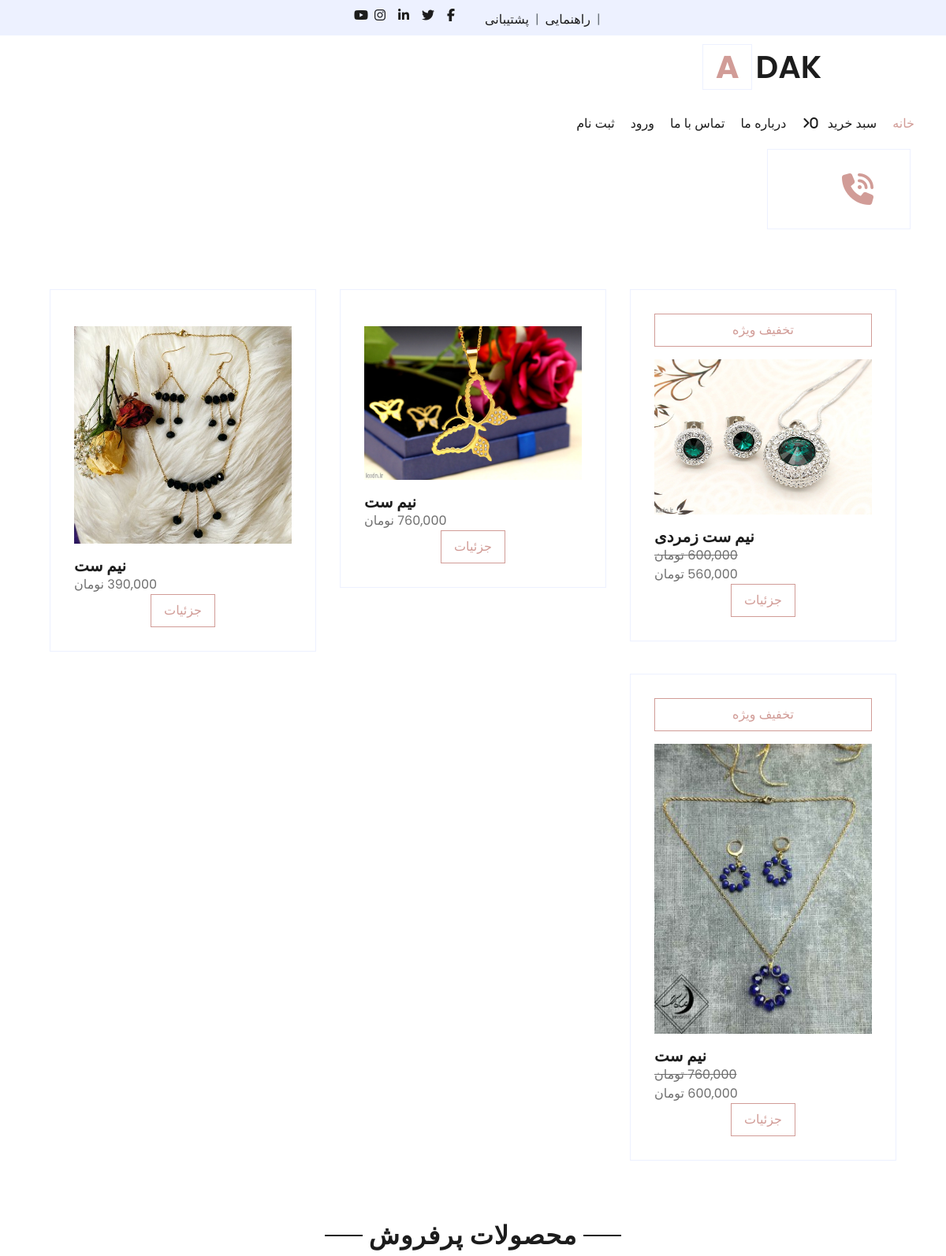
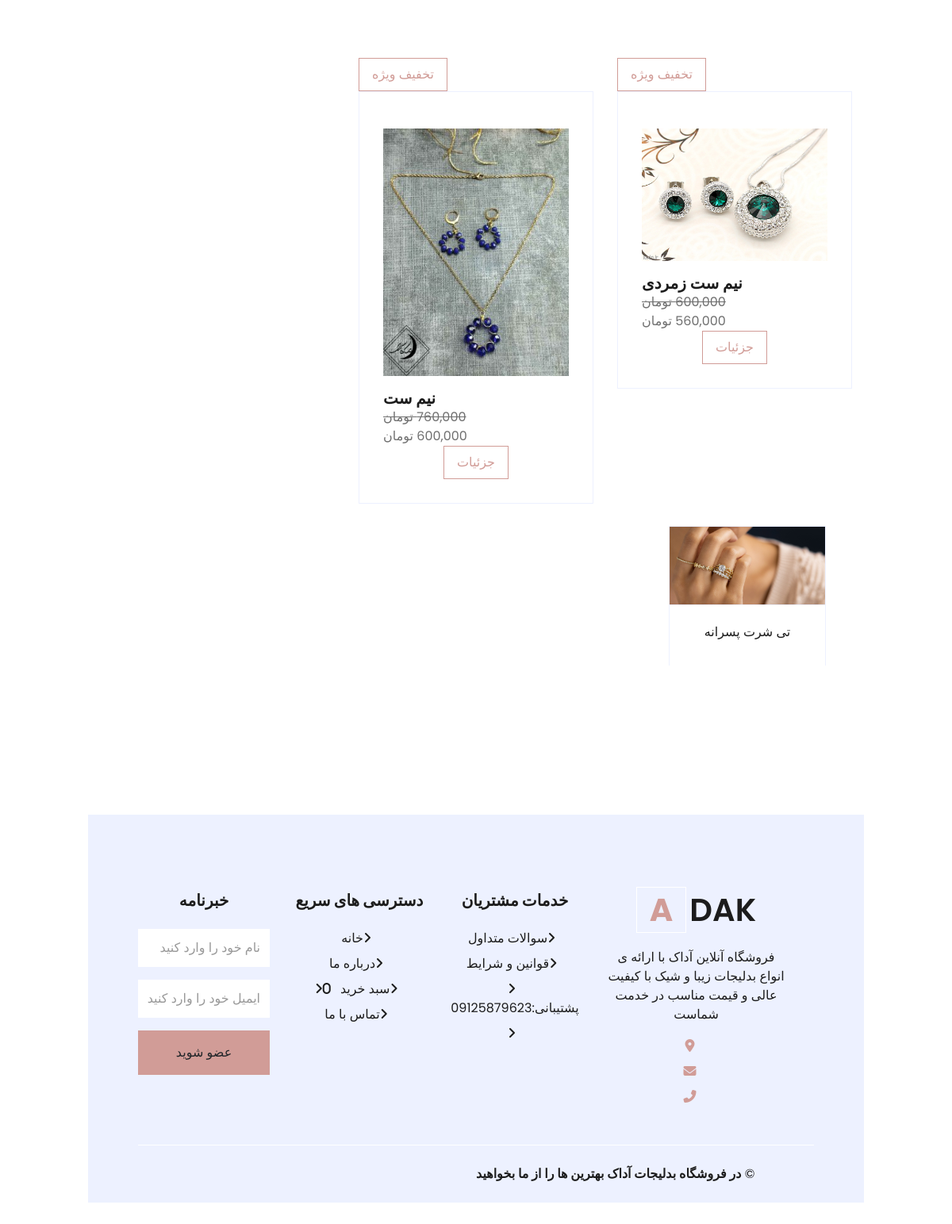
/category/نیم ست, run on the app's committed database (2 pictures, top to bottom).
### shop/models.py (models this page shows, shortened)
class Product(models.Model):
    name=models.CharField(max_length=40)
    descriptions=models.CharField(max_length=500,default='',blank=True,null=True)
    price=models.DecimalField(default=0,decimal_places=0,max_digits=50)
    Category=models.ForeignKey(Category,on_delete=models.CASCADE,null=True,blank=True)
    picture=models.ImageField(upload_to='uploads/products/')
    is_sale=models.BooleanField(default=False)
    sale_price=models.DecimalField(default=0,decimal_places=0,max_digits=12)

### shop/views.py (the view)
# urls.py: path('category/<str:cat>', views.category, name="category"),
def category(request,cat):
    cat=cat.replace("-",' ')
    try:
        category = Category.objects.filter(name=cat).first()
        products = Product.objects.filter(Category_id=category.id).all()
        return render(request,'category.html',{'products':products,'category':category})
    except:
        messages.success(request,('دسته بندی وجود ندارد'))
        return redirect("home")

### cart/cart.py (called while the page is built)
    def __len__(self):
        return len(self.cart)

### cart/context_processors.py (called while the page is built)
def cart(request):
    return{'cart':Cart(request)}

### shop/templates/category.html (shortened to what this page needs)
{% load static %}
{% load humanize %}
<!DOCTYPE html>
<html lang="en">
<head>
    <link href="{% static 'https://cdnjs.cloudflare.com/ajax/libs/font-awesome/5.10.0/css/all.min.css' %}" rel="stylesheet">
    <link href="{% static 'lib/owlcarousel/assets/owl.carousel.min.css' %}" rel="stylesheet">
    <link href="{% static 'css/style.css' %}" rel="stylesheet">
</head>
<body dir="rtl">
    <div class="container-fluid">
        <div class="row bg-secondary py-2 px-xl-5">
            <div class="col-lg-6 d-none d-lg-block">
                <div class="d-inline-flex align-items-center">
                    <span class="text-muted px-2">|</span>
                    <a class="text-dark" href="">راهنمایی</a>
                    <span class="text-muted px-2">|</span>
                    <a class="text-dark" href="">پشتیبانی</a>
                </div>
            </div>
            <div class="col-lg-6 text-center text-lg-right">
                <div class="d-inline-flex align-items-center">
                    <a class="text-dark px-2" href="">
                        <i class="fab fa-facebook-f"></i>
                    </a>
                    <a class="text-dark px-2" href="">
                        <i class="fab fa-twitter"></i>
                    </a>
                    <a class="text-dark px-2" href="">
                        <i class="fab fa-linkedin-in"></i>
                    </a>
                    <a class="text-dark px-2" href="">
                        <i class="fab fa-instagram"></i>
                    </a>
                    <a class="text-dark pl-2" href="">
                        <i class="fab fa-youtube"></i>
                    </a>
                </div>
            </div>
        </div>
        <div class="row align-items-center py-3 px-xl-5">
            <div class="col-lg-3 d-none d-lg-block">
                <a href="" class="text-decoration-none">
                    <h1 class="m-0 display-5 font-weight-semi-bold"><span class="text-primary font-weight-bold border px-3 mr-1">A</span>DAK</h1>
                </a>
            </div>
            </div>
            <div class="col-lg-9"  >
                <nav class="navbar navbar-expand-lg bg-light navbar-light py-3 py-lg-0 px-0">
                    <div class="collapse navbar-collapse justify-content-center" id="navbarCollapse">
                        <div class="navbar-nav py-0">
                            <a href="{% url 'home' %}" class="nav-item nav-link active">خانه</a>
                            <a href="shop.html" class="nav-item nav-link">سبد خرید
                                <span class="fa fa-angle-right mr-2"  id="cart_quntity" >{{ cart|length }} </span>
                            </a>
                            <a href="{% url 'about' %}" class="nav-item nav-link">درباره ما</a>
                            <a href="{% url 'contact' %}" class="nav-item nav-link">تماس با ما</a>
                        </div>
                        <div class="navbar-nav ml-auto py-0">
                            {% if user.is_authenticated %}
                            <a href="{% url 'logout' %}" class="nav-item nav-link">خروج</a>
                            {% else %}
                            <a href="{% url 'login' %}" class="nav-item nav-link">ورود</a>
                            <a href="{% url 'signup' %}" class="nav-item nav-link">ثبت نام</a>
                            {% endif %}
                        </div>
                    </div>
                </nav>
            <div class="col-lg-3 col-md-6 col-sm-12 pb-1">
                <div class="d-flex align-items-center border mb-4" style="padding: 30px;">
                    <h1 class="fa fa-phone-volume text-primary m-0 mr-3"></h1>
                </div>
            </div>
        </div>
    </div>
    <div class="container-fluid pt-5">
        <div class="row px-xl-5 pb-3">
            {% for item in products %}
           {% if item.is_sale %}
            <div class="col-lg-4 col-md-6 pb-1">
                <div class="cat-item d-flex flex-column border mb-4" style="padding: 30px;">
                    <a href="" class="btn btn-outline-primary py-md-2 px-md-3">تخفیف ویژه</a>
                    <a href="" class="cat-img position-relative overflow-hidden mb-3">
                        <img class="img-fluid" src={{ item.picture.url }} alt="">
                    </a>
                    <h5 class="font-weight-semi-bold m-0">{{ item.name }}</h5>
                    <strike>{{ item.price | intcomma }} تومان</strike>
                    {{ item.sale_price | intcomma }} تومان
                    <div class="text-center"><a class="btn btn-outline-primary py-md-2 px-md-3" href="{% url 'product' item.id %}"> جزئیات</a>
                    </div>
                </div>
            </div>
            {% else %}
            <div class="col-lg-4 col-md-6 pb-1">
                <div class="cat-item d-flex flex-column border mb-4" style="padding: 30px;">
                    <a href="" class="cat-img position-relative overflow-hidden mb-3">
                        <img class="img-fluid" src={{ item.picture.url }} alt="">
                    </a>
                    <h5 class="font-weight-semi-bold m-0">{{ item.name }}</h5>
                    {{ item.price | intcomma }} نومان
                    <div class="text-center"><a class="btn btn-outline-primary py-md-2 px-md-3" href="{% url 'product' item.id %}">جزئیات</a>
                    </div>
                </div>
            </div>
            {% endif %}
            {% endfor %}
    <div class="container-fluid pt-5">
        <div class="text-center mb-4">
            <h2 class="section-title px-5"><span class="px-2">محصولات پرفروش</span></h2>
        </div>
        <div class="container-fluid pt-5">
            <div class="row px-xl-5 pb-3">
                {% for item in products %}
               {% if item.is_sale %}
                <div class="col-lg-4 col-md-6 pb-1">
                    <a href="" class="btn btn-outline-primary py-md-2 px-md-3">تخفیف ویژه</a>
                    <div class="cat-item d-flex flex-column border mb-4" style="padding: 30px;">
                        <a href="" class="cat-img position-relative overflow-hidden mb-3">
                            <img class="img-fluid" src={{ item.picture.url }} alt="">
                        </a>
                        <h5 class="font-weight-semi-bold m-0">{{ item.name }}</h5>
                        <strike>{{ item.price | intcomma }} تومان</strike>
                        {{ item.sale_price | intcomma }} تومان
                        <div class="text-center"><a class="btn btn-outline-primary py-md-2 px-md-3" href="{% url 'product' item.id %}"> جزئیات</a>
                        </div>
                    </div>
                </div>
                {% endif %}
                {% endfor %}
        <div class="row px-xl-5 pb-3">
            <div class="col-lg-3 col-md-6 col-sm-12 pb-1">
                <div class="card product-item border-0 mb-4">
                    <div class="card-header product-img position-relative overflow-hidden bg-transparent border p-0">
                        <img class="img-fluid w-100" src="static/img/55.jpg" alt="">
                    </div>
                    <div class="card-body border-left border-right text-center p-0 pt-4 pb-3">
                        <h6 class="text-truncate mb-3">تی شرت پسرانه</h6>
                </div>
            </div>
        </div>
    </div>
    <div class="container-fluid py-5">
    </div>
    {% include 'base.html' %}

### data on the page
Product: picture (picture), name "نیم ست زمردی", price "600,000", sale_price "560,000"
Product: picture (picture), name "نیم ست", price "760,000"
Product: picture (picture), name "نیم ست", price "390,000"
Product: picture (picture), name "نیم ست", price "760,000", sale_price "600,000"

### other printed values
{{ cart|length }} "0"
